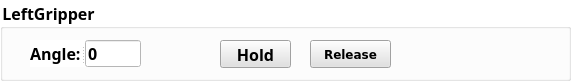
       <widget class="QGroupBox" name="groupBox_16">
        <property name="geometry">
         <rect>
          <x>10</x>
          <y>580</y>
          <width>571</width>
          <height>81</height>
         </rect>
        </property>
        <property name="font">
         <font>
          <family>微軟正黑體</family>
          <pointsize>12</pointsize>
          <weight>75</weight>
          <bold>true</bold>
         </font>
        </property>
        <property name="styleSheet">
         <string notr="true">background-color: rgb(255, 255, 255);</string>
        </property>
        <property name="title">
         <string>LeftGripper</string>
        </property>
        <widget class="QPushButton" name="LeftGripper_btn_Hold">
         <property name="geometry">
          <rect>
           <x>220</x>
           <y>40</y>
           <width>71</width>
           <height>28</height>
          </rect>
         </property>
         <property name="font">
          <font>
           <family>微軟正黑體</family>
           <pointsize>12</pointsize>
           <weight>75</weight>
           <bold>true</bold>
          </font>
         </property>
         <property name="styleSheet">
          <string notr="true">background-color: rgb(225, 225, 225);</string>
         </property>
         <property name="text">
          <string>Hold</string>
         </property>
        </widget>
        <widget class="QPushButton" name="LeftGripper_btn_Release">
         <property name="geometry">
          <rect>
           <x>310</x>
           <y>40</y>
           <width>81</width>
           <height>28</height>
          </rect>
         </property>
         <property name="font">
          <font>
           <family>Bitstream Vera Sans</family>
           <pointsize>9</pointsize>
           <weight>75</weight>
           <bold>true</bold>
          </font>
         </property>
         <property name="styleSheet">
          <string notr="true">background-color: rgb(225, 225, 225);</string>
         </property>
         <property name="text">
          <string>Release</string>
         </property>
        </widget>
        <widget class="QSplitter" name="splitter_2">
         <property name="geometry">
          <rect>
           <x>30</x>
           <y>40</y>
           <width>111</width>
           <height>27</height>
          </rect>
         </property>
         <property name="orientation">
          <enum>Qt::Horizontal</enum>
         </property>
         <widget class="QLabel" name="LeftGripper_label_title_Angle">
          <property name="font">
           <font>
            <family>微軟正黑體</family>
            <pointsize>12</pointsize>
            <weight>75</weight>
            <bold>true</bold>
           </font>
          </property>
          <property name="text">
           <string>Angle:</string>
          </property>
         </widget>
         <widget class="QLineEdit" name="LeftGripper_lineEdit_Angle">
          <property name="font">
           <font>
            <family>微軟正黑體</family>
            <pointsize>12</pointsize>
            <weight>75</weight>
            <bold>true</bold>
           </font>
          </property>
          <property name="text">
           <string>0</string>
          </property>
         </widget>
        </widget>
       </widget>
